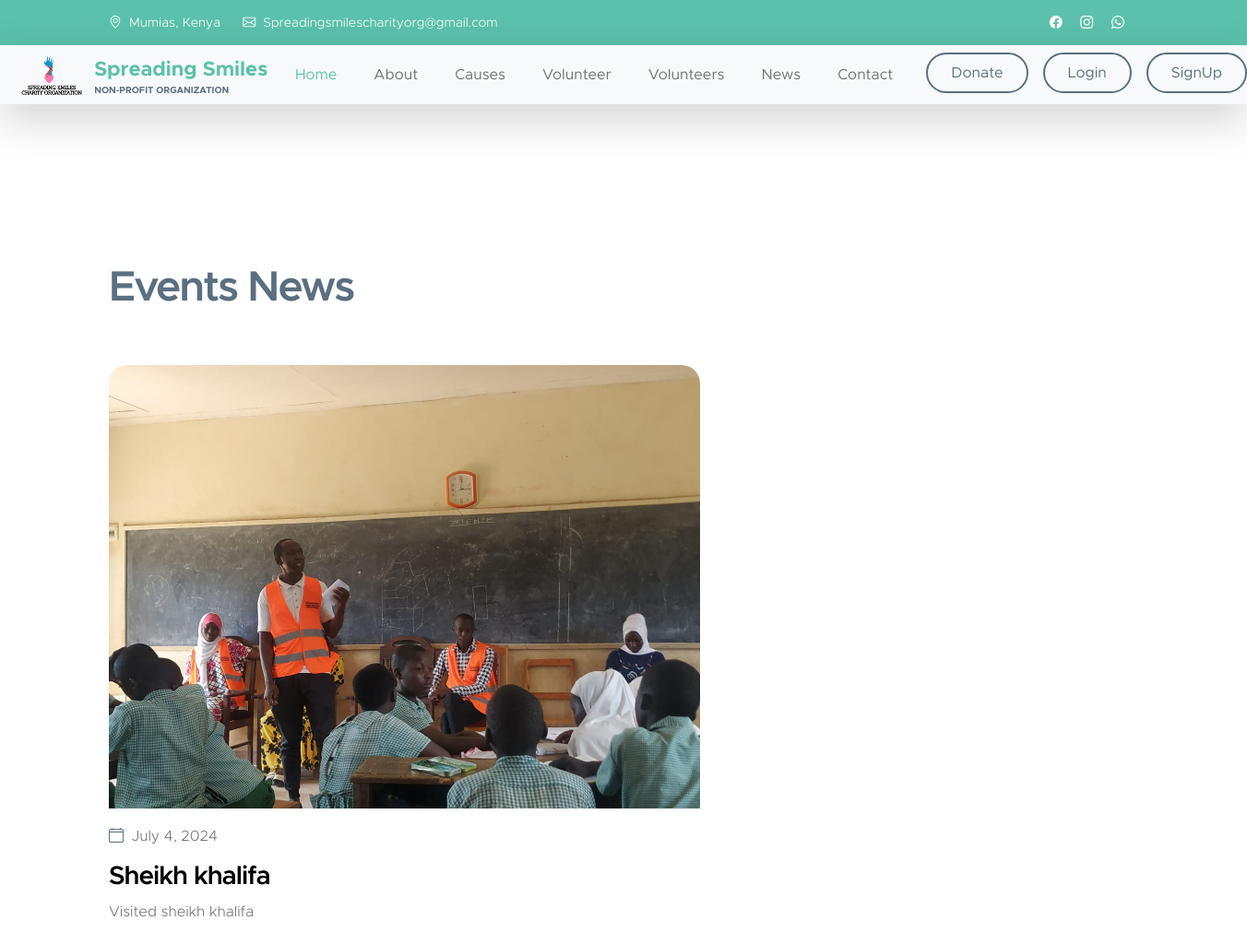
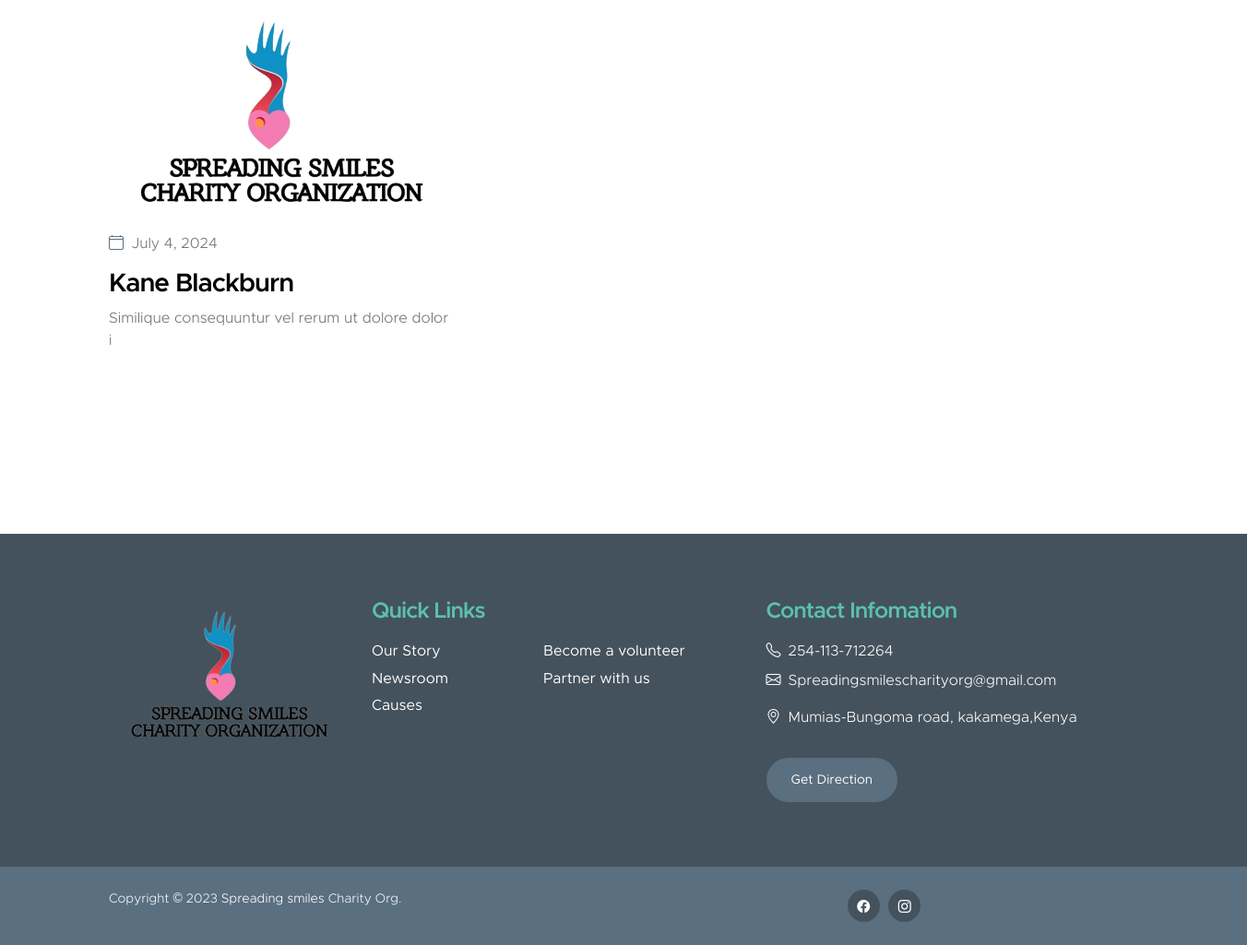
The app's page /events with its own data (2 pictures, top to bottom).
### main_app/models.py (models this page shows, shortened)
class Event(models.Model):
    name = models.CharField(max_length=50)
    profile= models.ImageField(upload_to='upload/Events')
    About =models.CharField(max_length=50)
    subject = models.CharField(max_length=250)
    Date = models.DateField(auto_now=True, null= True)
    is_new = models.BooleanField(default=False)
    is_superuser = models.BooleanField(default=False,)

### main_app/views.py (the view)
# urls.py: path('events', views.Events, name="Events"),
def Events(request, ):
    events = Event.objects.all()
    happy = happy_customers.objects.all()
    return render(request, "News.html", {"events": events, "happy": happy})

### main_app/templates/News.html (shortened to what this page needs)
{% extends "layouts/master.html" %}
{% load static %}
{% block body %}
<br><br><br>
<section class="news-section section-padding" id="section_5">
    <div class="container">
        <div class="row">
            <div class="col-lg-12 col-12 mb-5">
                <h2>Events News</h2>
            </div>
{% for event in events  %}
            <div class="col-lg-7 col-12">
                <div class="news-block">
                    <div class="news-block-top">
                        <a href="news-detail.html">
                            <img src="{{event.profile.url}}"
                                class="news-image img-fluid" alt="">
                        </a>
                    <div class="news-block-info">
                        <div class="d-flex mt-2">
                            <div class="news-block-date">
                                <p>
                                    <i class="bi-calendar4 custom-icon me-1"></i>
                                    {{event.Date}}
                                </p>
                            </div>
                        </div>
                        <div class="news-block-title mb-2">
                            <h4><a href="{% url 'information' event.id %}" class="news-block-title-link"> {{event.name}}  </a></h4>
                        </div>
                        <div class="news-block-body">
                            <p>  {{event.About}} </p>
                        </div>
                    </div>
                </div>
            </div>
 {% endfor %}
        </div>
    </div>
</section>
<br><br><br>
{% endblock body %}

### static/css/templatemo-kind-heart-charity.css (style rules this page uses)
:root { --white-color: #ffffff; --primary-color: #5bc1ac; --secondary-color: #5a6f80; --section-bg-color: #f0f8ff; --site-footer-bg-color: #44525d; --custom-btn-bg-color: #597081; --custom-btn-bg-hover-color: #5bc1ac; --dark-color: #000000; --p-color: #717275; --border-color: #e9eaeb; --body-font-family: 'Metropolis', sans-serif; --h1-font-size: 52px; --h2-font-size: 46px; --h3-font-size: 32px; --h4-font-size: 28px; --h5-font-size: 24px; --h6-font-size: 22px; --p-font-size: 16px; --btn-font-size: 18px; --copyright-font-size: 14px; --border-radius-large: 100px; --border-radius-medium: 20px; --border-radius-small: 10px; --font-weight-light: 300; --font-weight-normal: 400; --font-weight-semibold: 600; --font-weight-bold: 700; }
body { background-color: var(--white-color); font-family: var(--body-font-family); }
h2, h3, h4, h5, h6 { color: var(--dark-color); }
h1, h2, h3, h4, h5, h6 { font-weight: var(--font-weight-semibold); letter-spacing: -1px; }
h2 { color: var(--secondary-color); font-size: var(--h2-font-size); letter-spacing: -2px; }
h4 { font-size: var(--h4-font-size); }
p { color: var(--p-color); font-size: var(--p-font-size); font-weight: var(--font-weight-light); }
a, button { touch-action: manipulation; transition: all 0.3s; }
a { color: var(--p-color); text-decoration: none; }
.section-padding { padding-top: 100px; padding-bottom: 100px; }
.custom-icon { color: var(--secondary-color); }
.news-block-top { border-radius: var(--border-radius-medium); position: relative; overflow: hidden; }
.news-block-info { padding-top: 10px; padding-bottom: 10px; }
.news-block-title-link { color: var(--dark-color); }

### records on screen
Event: profile (picture), Date "July 4, 2024", name "Sheikh khalifa", About "Visited sheikh khalifa"
Event: profile (picture), Date "July 4, 2024", name "Kane Blackburn", About "Similique consequuntur vel rerum ut dolore dolor i"
